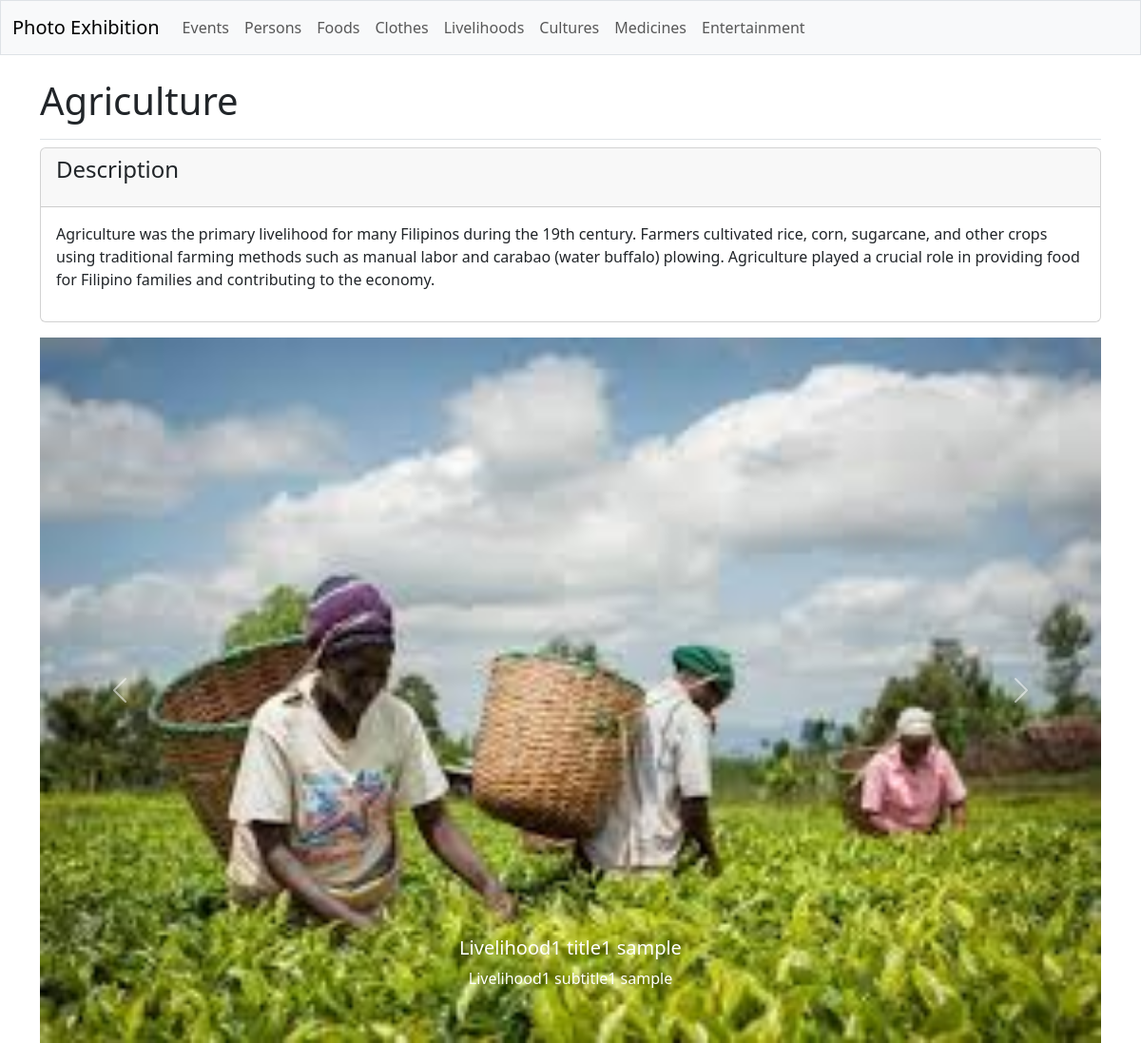
Page /galleries/livelihoods/1/ on the committed database.
### galleries/models.py (models this page shows, shortened)
class Livelihood(models.Model):
    livelihood_text = models.CharField(max_length=200)

class LivelihoodDetail(models.Model):
    livelihood = models.ForeignKey(Livelihood, on_delete=models.CASCADE)
    livelihood_subtext = models.TextField()

class LivelihoodImage(models.Model):
    livelihood = models.ForeignKey(Livelihood, on_delete=models.CASCADE)
    image = models.ImageField(upload_to='livelihoods/')
    title = models.CharField(max_length=150)
    sub_title = models.CharField(max_length=100)

### galleries/views.py (the view)
# urls.py: path('livelihoods/<int:livelihood_id>/', views.livelihood_detail, name='livelihood_detail'),
def livelihood_detail(request, livelihood_id):
    livelihood = Livelihood.objects.get(id=livelihood_id)
    images = LivelihoodImage.objects.filter(livelihood=livelihood)
    livelihood_details = livelihood.livelihooddetail_set.all()
    context = {'livelihood': livelihood, 'livelihood_details': livelihood_details, 'images': images}
    return render(request, 'galleries/livelihood_detail.html', context)

### galleries/templates/galleries/livelihood_detail.html (shortened to what this page needs)
{% extends 'galleries/base.html' %}
{% block page_header %}
  <h1>{{ livelihood.livelihood_text }}</h1>
{% endblock page_header %}
{% block content %}
  {% for livelihood_detail in livelihood_details %}
    <div class="card mb-3">
      <h4 class="card-header">
        <p>Description</p>
      </h4>
      <div class="card-body">{{ livelihood_detail.livelihood_subtext|linebreaks }}</div>
    </div>
  {% empty %}
    <p>There are no details for this livelihood yet.</p>
  {% endfor %}
  <div id="carouselExampleCaptions" class="carousel slide">
    <div class="carousel-indicators">
      <button type="button" data-bs-target="#carouselExampleCaptions" data-bs-slide-to="0" class="active" aria-current="true" aria-label="Slide 1"></button>
      <button type="button" data-bs-target="#carouselExampleCaptions" data-bs-slide-to="1" aria-label="Slide 2"></button>
      <button type="button" data-bs-target="#carouselExampleCaptions" data-bs-slide-to="2" aria-label="Slide 3"></button>
    </div>
    <div class="carousel-inner">
      {% for image in images %}
        <div class="carousel-item {% if forloop.counter0 == 0 %}active{% endif %}">
          <img src="{{ image.image.url }}" class="d-block w-100" alt="...">
          <div class="carousel-caption d-none d-md-block">
            <h5>{{ image.title }}</h5>
            <p>{{ image.sub_title }}</p>
          </div>
        </div>
      {% endfor %}
    </div>
    <button class="carousel-control-prev" type="button" data-bs-target="#carouselExampleCaptions" data-bs-slide="prev">
      <span class="carousel-control-prev-icon" aria-hidden="true"></span>
    </button>
    <button class="carousel-control-next" type="button" data-bs-target="#carouselExampleCaptions" data-bs-slide="next">
      <span class="carousel-control-next-icon" aria-hidden="true"></span>
    </button>
  </div>
{% endblock content %}

### rows in the picture
Livelihood: livelihood_text "Agriculture"
LivelihoodDetail: livelihood_subtext "Agriculture was the primary livelihood for many Filipinos during the 19th century. Farmers cultivated rice, corn, sugarcane, and other crops using traditional farming methods such as manual labor and carabao (water buffalo) plowing. Agriculture played a crucial role in providing food for Filipino families and contributing to the economy."
LivelihoodImage: image (picture), title "Livelihood1 title1 sample", sub_title "Livelihood1 subtitle1 sample"
